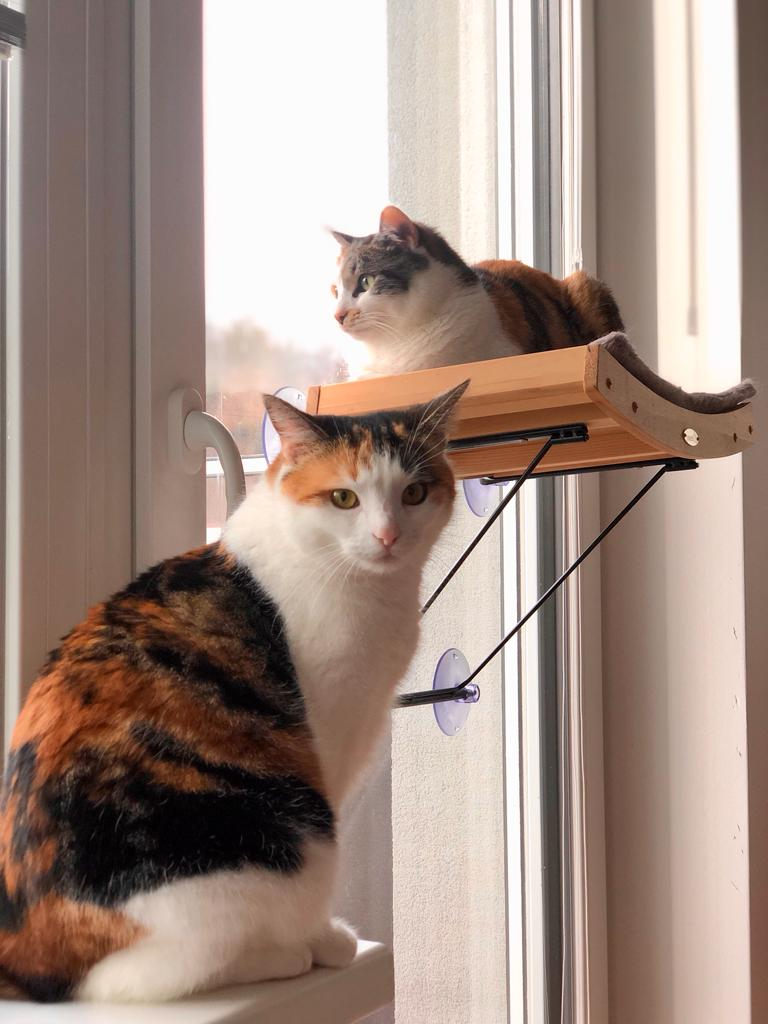
#> input picture Photos/Cats.jpeg, 768 x 1024 px, found by its file name
$ python basic_image_transformation.py
#> lines starting #> are read from the running program, lines starting #| are printed output that depends on the picture
import numpy as np
import cv2 as cv

img = cv.imread('Photos\Cats.jpeg')
#> img is the input picture: shape (1024, 768, 3); mean B, G, R 131.4, 141.6, 161.8
cv.imshow('Cats', img)
print(img.shape)
#| (1024, 768, 3)

# To add and extra layer on photo
border_size = 30
border_color = (0, 0, 0)  # RGB color for black

# Add the border
image_with_border = cv.copyMakeBorder(
    img,
    top=border_size,  # Top border
    bottom=border_size,  # Bottom border
    left=border_size,  # Left border
    right=border_size,  # Right border
    borderType=cv.BORDER_CONSTANT,
    value=border_color
)
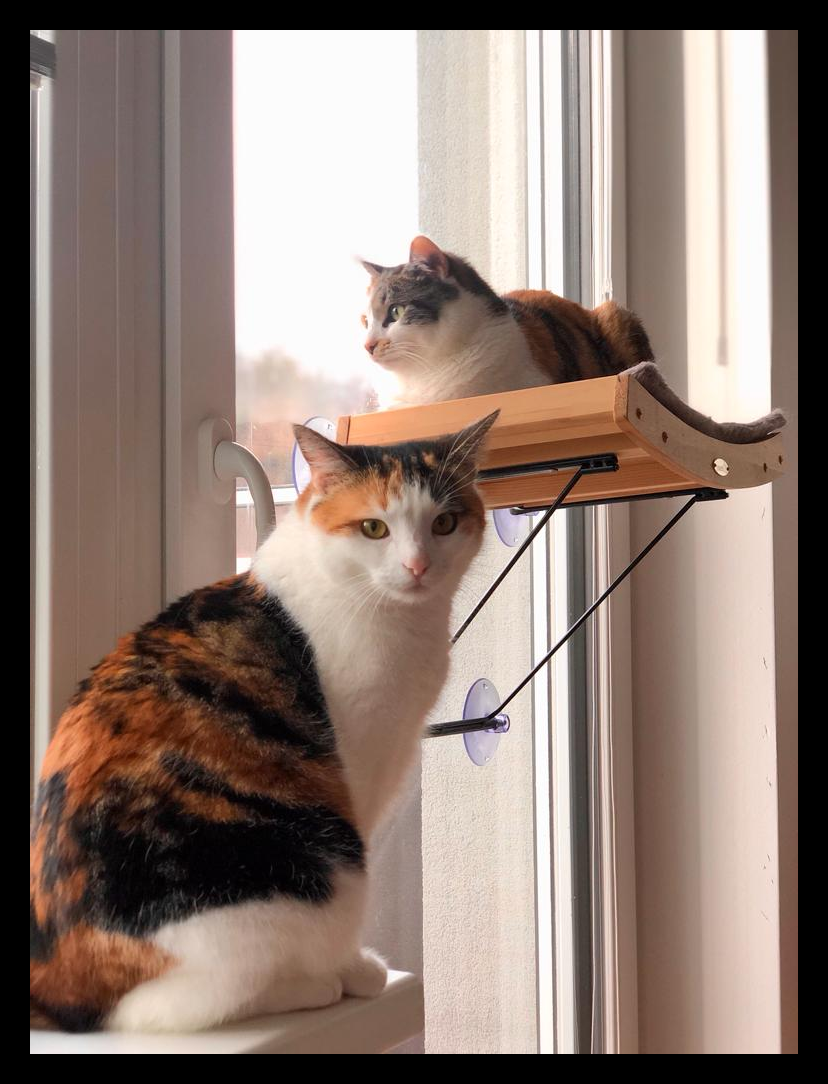
#> image_with_border: shape (1084, 828, 3); mean B, G, R 115.1, 124.1, 141.7

# Save or display the new image with border
cv.imwrite('image_with_border.jpg', image_with_border)
cv.imshow('layer added', image_with_border)


# Translation
def translation(img, x, y):
#> called with x = 100, y = 100
    transMat = np.float32([[1, 0, x], [0, 1, y]])
    dimensions = (img.shape[1], img.shape[0])
#> dimensions = (768, 1024)
    return cv.warpAffine(img, transMat, dimensions)
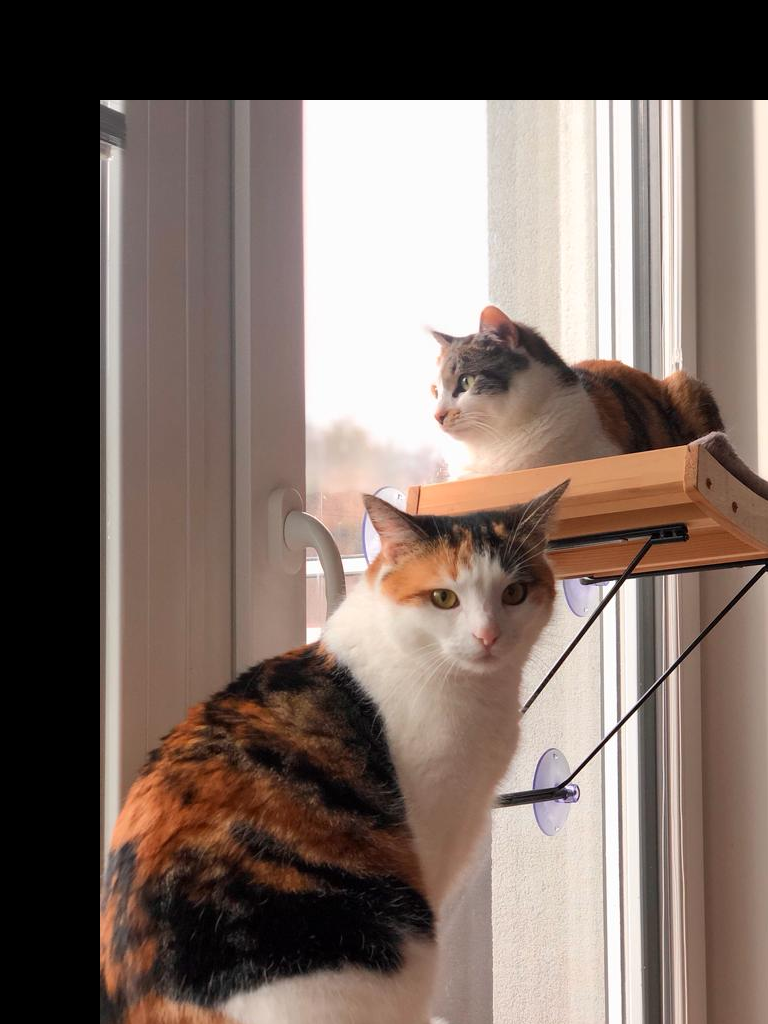
#> returned value: shape (1024, 768, 3); mean of channels 0, 1, 2 98.8, 106.4, 122; drawn as B, G, R

# +X --- Right
# -X --- Left
# +Y --- Down
# -Y --- Up
translated = translation(img, 100, 100)
# cv.imshow('translated_image', translated)

# Rotate
def rotation(img, angle, rot_point= None):
#> called with angle = 90, rot_point = (200, 600)
    (height, width) = img.shape[:2]
#> height = 1024; width = 768

    if rot_point is None:
        rot_point = (width//2, height//2) # assigning the centre as a rotating point
    rotMat = cv.getRotationMatrix2D(rot_point, angle, 1.0) # 1.0 is a scaling factor
    dimensions = (width, height)
#> dimensions = (768, 1024)
    return cv.warpAffine(img, rotMat, dimensions)
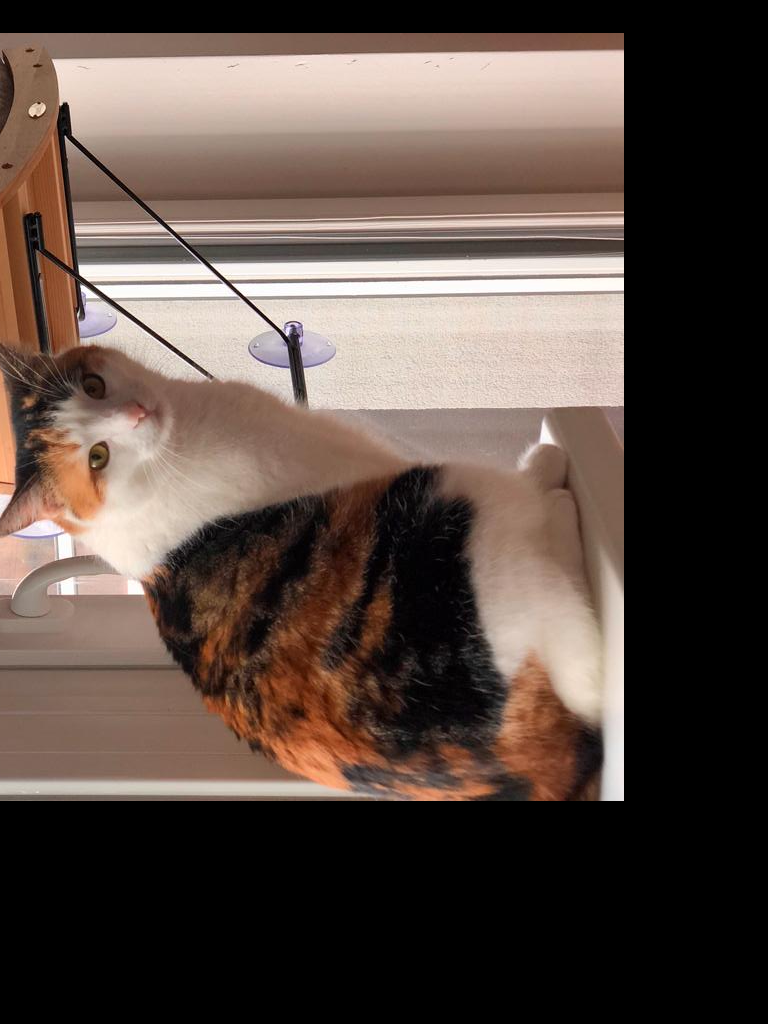
#> returned value: shape (1024, 768, 3); mean of channels 0, 1, 2 68, 75.4, 90; drawn as B, G, R

rotated = rotation(img, 90, (200,600))
# cv.imshow('rotated', rotated)


# Flipping an image
flip_img = cv.flip(img, -1)
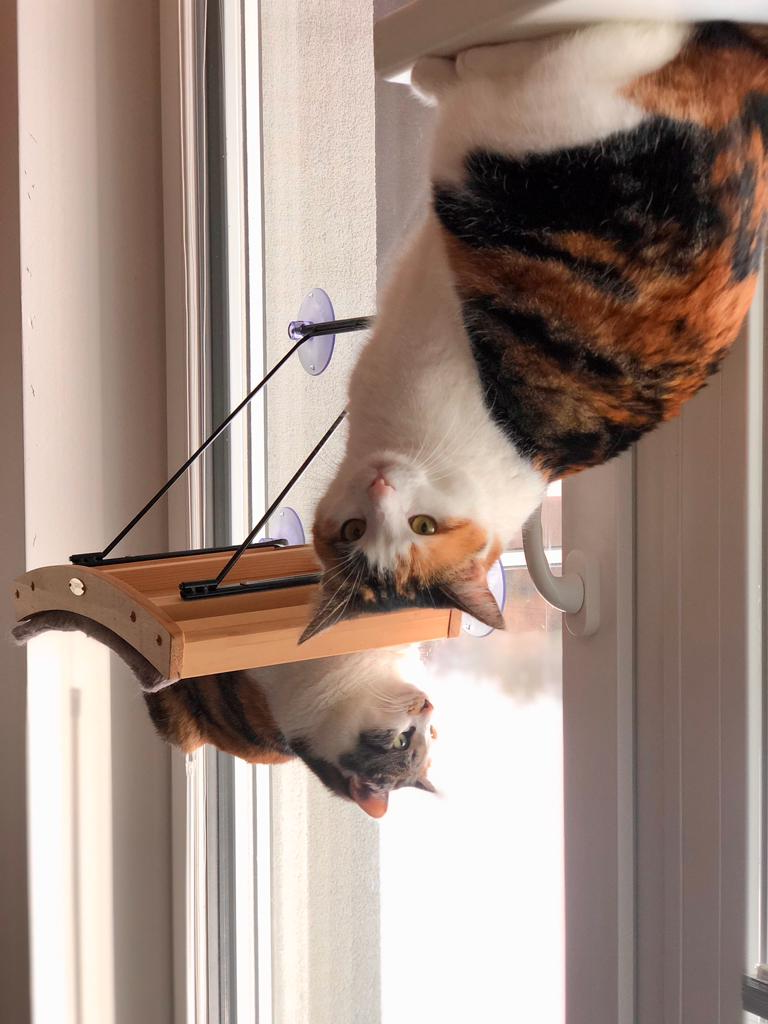
#> flip_img: shape (1024, 768, 3); mean B, G, R 131.4, 141.6, 161.8
# cv.imshow('flipped_img', flip_img)

#Cropping an image
# cropped = img[25:25, 50:50]
# cv.imshow('cropped_img', cropped)
#
#


cv.waitKey(0)
cv.destroyAllWindows()

$ run again, with Photos/children.jpg copied over Photos/Cats.jpeg
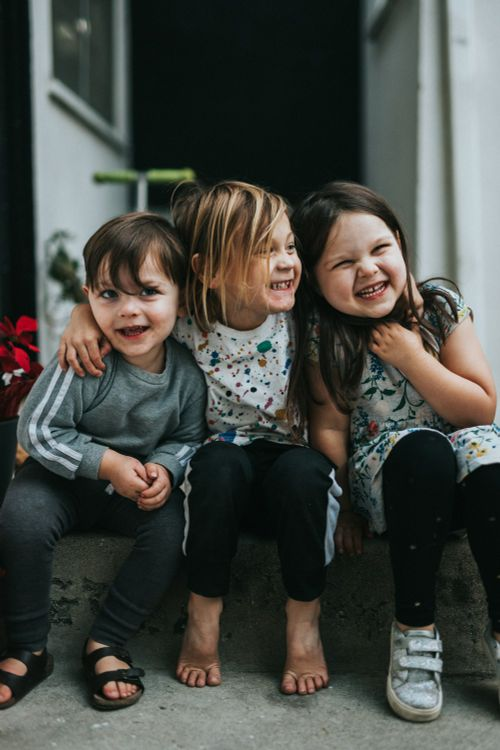
#> input picture Photos/children.jpg, 500 x 750 px, found by its file name
#> img is the input picture: shape (750, 500, 3); mean B, G, R 68.6, 74.3, 71.8
#| (750, 500, 3)
#> in rotation, `return cv.warpAffine(img, rotMat, dimensions)`:
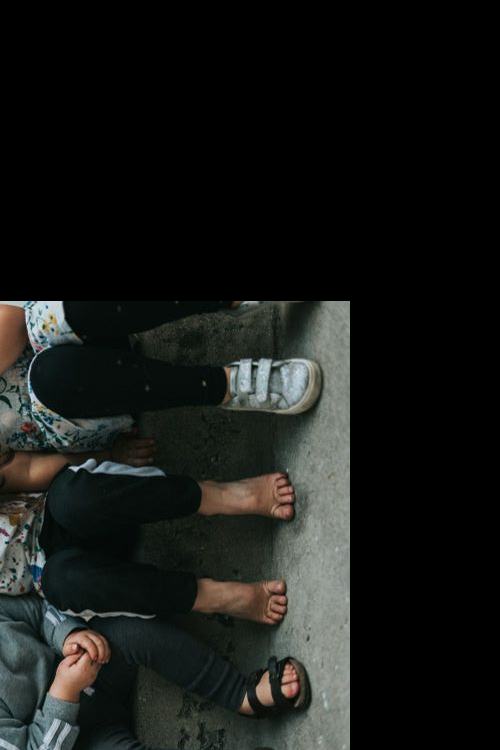
#> returned value: shape (750, 500, 3); mean of channels 0, 1, 2 23.4, 25.7, 23.8; drawn as B, G, R
#> `flip_img = cv.flip(img, -1)`:
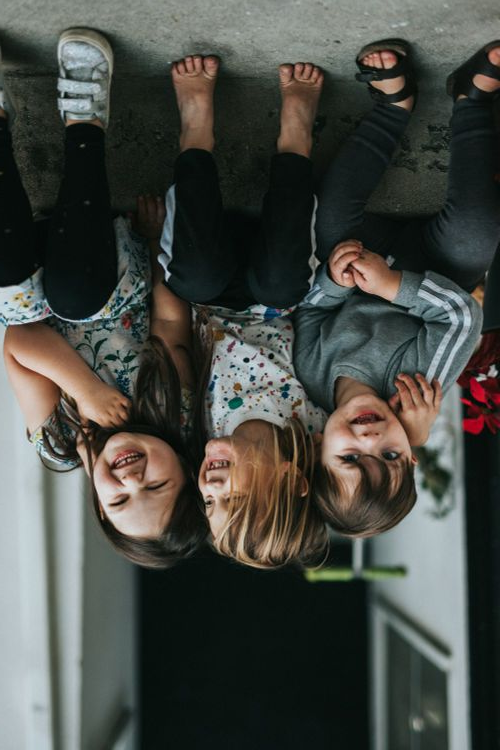
#> flip_img: shape (750, 500, 3); mean B, G, R 68.6, 74.3, 71.8

$ run again, with Photos/girl.png saved as Photos/Cats.jpeg
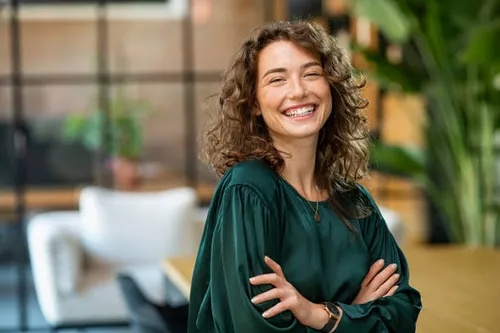
#> input picture Photos/girl.png, 500 x 333 px, found by its file name
#> img is the input picture: shape (333, 500, 3); mean B, G, R 85.2, 108.1, 111
#| (333, 500, 3)
#> in translation, `return cv.warpAffine(img, transMat, dimensions)`:
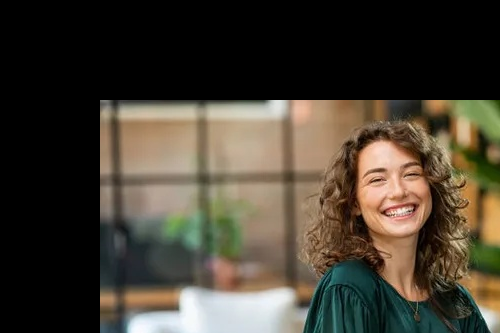
#> returned value: shape (333, 500, 3); mean of channels 0, 1, 2 50.9, 63.1, 70.3; drawn as B, G, R
#> `flip_img = cv.flip(img, -1)`:
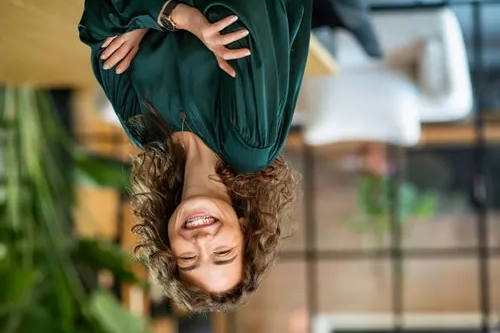
#> flip_img: shape (333, 500, 3); mean B, G, R 85.2, 108.1, 111
